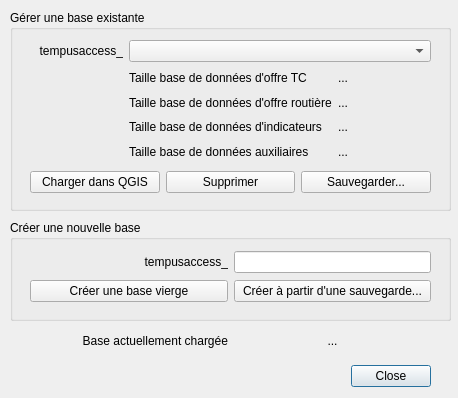
<?xml version="1.0" encoding="UTF-8"?>
<ui version="4.0">
 <class>Dialog</class>
 <widget class="QDialog" name="Dialog">
  <property name="geometry">
   <rect>
    <x>0</x>
    <y>0</y>
    <width>458</width>
    <height>398</height>
   </rect>
  </property>
  <property name="windowTitle">
   <string>Gestion des bases de données</string>
  </property>
  <widget class="QDialogButtonBox" name="buttonBox">
   <property name="geometry">
    <rect>
     <x>350</x>
     <y>360</y>
     <width>81</width>
     <height>32</height>
    </rect>
   </property>
   <property name="orientation">
    <enum>Qt::Horizontal</enum>
   </property>
   <property name="standardButtons">
    <set>QDialogButtonBox::Close</set>
   </property>
  </widget>
  <widget class="QGroupBox" name="groupBox">
   <property name="geometry">
    <rect>
     <x>10</x>
     <y>10</y>
     <width>441</width>
     <height>201</height>
    </rect>
   </property>
   <property name="title">
    <string>Gérer une base existante</string>
   </property>
   <widget class="QWidget" name="layoutWidget">
    <property name="geometry">
     <rect>
      <x>20</x>
      <y>30</y>
      <width>401</width>
      <height>121</height>
     </rect>
    </property>
    <layout class="QGridLayout" name="gridLayout_2">
     <item row="2" column="2">
      <widget class="QLabel" name="labelRouteDataSize">
       <property name="text">
        <string>...</string>
       </property>
      </widget>
     </item>
     <item row="1" column="2">
      <widget class="QLabel" name="labelPTDataSize">
       <property name="text">
        <string>...</string>
       </property>
      </widget>
     </item>
     <item row="2" column="1">
      <widget class="QLabel" name="label_3">
       <property name="text">
        <string>Taille base de données d'offre routière</string>
       </property>
       <property name="alignment">
        <set>Qt::AlignLeading|Qt::AlignLeft|Qt::AlignVCenter</set>
       </property>
      </widget>
     </item>
     <item row="1" column="1">
      <widget class="QLabel" name="label_197">
       <property name="toolTip">
        <string>&lt;html&gt;&lt;head/&gt;&lt;body&gt;&lt;p&gt;Cette fenêtre permet de surveiller l'espace disque utilisé par la base de données. Afin d'éviter de saturer le disque dur de la machine, il est peut être nécessaire de faire du vide quand l'espace occupé par la base est trop important (suppression d'indicateurs calculés, de données auxiliaires, etc.). &lt;/p&gt;&lt;/body&gt;&lt;/html&gt;</string>
       </property>
       <property name="styleSheet">
        <string notr="true">color: rgb(0, 0, 0);</string>
       </property>
       <property name="text">
        <string>Taille base de données d'offre TC</string>
       </property>
       <property name="alignment">
        <set>Qt::AlignLeading|Qt::AlignLeft|Qt::AlignVCenter</set>
       </property>
      </widget>
     </item>
     <item row="4" column="1">
      <widget class="QLabel" name="label_2">
       <property name="styleSheet">
        <string notr="true">color: rgb(0, 0, 0);</string>
       </property>
       <property name="text">
        <string>Taille base de données auxiliaires</string>
       </property>
       <property name="alignment">
        <set>Qt::AlignLeading|Qt::AlignLeft|Qt::AlignVCenter</set>
       </property>
      </widget>
     </item>
     <item row="3" column="1">
      <widget class="QLabel" name="label_196">
       <property name="styleSheet">
        <string notr="true">color: rgb(0, 0, 0);</string>
       </property>
       <property name="text">
        <string>Taille base de données d'indicateurs</string>
       </property>
       <property name="alignment">
        <set>Qt::AlignLeading|Qt::AlignLeft|Qt::AlignVCenter</set>
       </property>
      </widget>
     </item>
     <item row="3" column="2">
      <widget class="QLabel" name="labelIndicDataSize">
       <property name="text">
        <string>...</string>
       </property>
      </widget>
     </item>
     <item row="4" column="2">
      <widget class="QLabel" name="labelAuxDataSize">
       <property name="text">
        <string>...</string>
       </property>
      </widget>
     </item>
     <item row="0" column="0">
      <widget class="QLabel" name="label_4">
       <property name="text">
        <string>tempusaccess_</string>
       </property>
       <property name="alignment">
        <set>Qt::AlignRight|Qt::AlignTrailing|Qt::AlignVCenter</set>
       </property>
      </widget>
     </item>
     <item row="0" column="1" colspan="2">
      <widget class="QComboBox" name="comboBoxDB">
       <property name="editable">
        <bool>false</bool>
       </property>
      </widget>
     </item>
    </layout>
   </widget>
   <widget class="QWidget" name="layoutWidget">
    <property name="geometry">
     <rect>
      <x>20</x>
      <y>160</y>
      <width>401</width>
      <height>25</height>
     </rect>
    </property>
    <layout class="QHBoxLayout" name="horizontalLayout">
     <item>
      <widget class="QPushButton" name="pushButtonLoad">
       <property name="text">
        <string>Charger dans QGIS</string>
       </property>
      </widget>
     </item>
     <item>
      <widget class="QPushButton" name="pushButtonDelete">
       <property name="text">
        <string>Supprimer</string>
       </property>
      </widget>
     </item>
     <item>
      <widget class="QPushButton" name="pushButtonExport">
       <property name="enabled">
        <bool>true</bool>
       </property>
       <property name="toolTip">
        <string>&lt;html&gt;&lt;head/&gt;&lt;body&gt;&lt;p&gt;Sauvegarde la base dans un fichier externe pour pouvoir la recharger ultérieurement. &lt;/p&gt;&lt;/body&gt;&lt;/html&gt;</string>
       </property>
       <property name="text">
        <string>Sauvegarder...</string>
       </property>
      </widget>
     </item>
    </layout>
   </widget>
  </widget>
  <widget class="QGroupBox" name="groupBox_2">
   <property name="geometry">
    <rect>
     <x>10</x>
     <y>220</y>
     <width>441</width>
     <height>101</height>
    </rect>
   </property>
   <property name="title">
    <string>Créer une nouvelle base</string>
   </property>
   <widget class="QWidget" name="layoutWidget_2">
    <property name="geometry">
     <rect>
      <x>20</x>
      <y>30</y>
      <width>401</width>
      <height>54</height>
     </rect>
    </property>
    <layout class="QGridLayout" name="gridLayout_3">
     <item row="0" column="1">
      <widget class="QLineEdit" name="lineEditNewDB">
       <property name="sizePolicy">
        <sizepolicy hsizetype="Preferred" vsizetype="Fixed">
         <horstretch>0</horstretch>
         <verstretch>0</verstretch>
        </sizepolicy>
       </property>
      </widget>
     </item>
     <item row="0" column="0">
      <widget class="QLabel" name="label_6">
       <property name="text">
        <string>tempusaccess_</string>
       </property>
       <property name="alignment">
        <set>Qt::AlignRight|Qt::AlignTrailing|Qt::AlignVCenter</set>
       </property>
      </widget>
     </item>
     <item row="1" column="0">
      <widget class="QPushButton" name="pushButtonCreate">
       <property name="toolTip">
        <string>&lt;html&gt;&lt;head/&gt;&lt;body&gt;&lt;p&gt;Saisir un nom de base pour activer la fonction. Si la base existe déjà, efface toutes les données présentes dans la base.&lt;/p&gt;&lt;/body&gt;&lt;/html&gt;</string>
       </property>
       <property name="text">
        <string>Créer une base vierge</string>
       </property>
      </widget>
     </item>
     <item row="1" column="1">
      <widget class="QPushButton" name="pushButtonImport">
       <property name="enabled">
        <bool>true</bool>
       </property>
       <property name="toolTip">
        <string>&lt;html&gt;&lt;head/&gt;&lt;body&gt;&lt;p&gt;Ecrase toutes les données déjà présentes dans la base et les remplace par les données du fichier de sauvegarde choisi.  &lt;/p&gt;&lt;/body&gt;&lt;/html&gt;</string>
       </property>
       <property name="text">
        <string>Créer à partir d'une sauvegarde...</string>
       </property>
      </widget>
     </item>
    </layout>
   </widget>
  </widget>
  <widget class="QWidget" name="layoutWidget">
   <property name="geometry">
    <rect>
     <x>30</x>
     <y>330</y>
     <width>401</width>
     <height>21</height>
    </rect>
   </property>
   <layout class="QGridLayout" name="gridLayout">
    <item row="0" column="0">
     <widget class="QLabel" name="label">
      <property name="text">
       <string>Base actuellement chargée</string>
      </property>
      <property name="alignment">
       <set>Qt::AlignRight|Qt::AlignTrailing|Qt::AlignVCenter</set>
      </property>
     </widget>
    </item>
    <item row="0" column="1">
     <widget class="QLabel" name="labelLoadedDB">
      <property name="text">
       <string>...</string>
      </property>
      <property name="alignment">
       <set>Qt::AlignCenter</set>
      </property>
     </widget>
    </item>
   </layout>
  </widget>
 </widget>
 <resources/>
 <connections/>
</ui>
